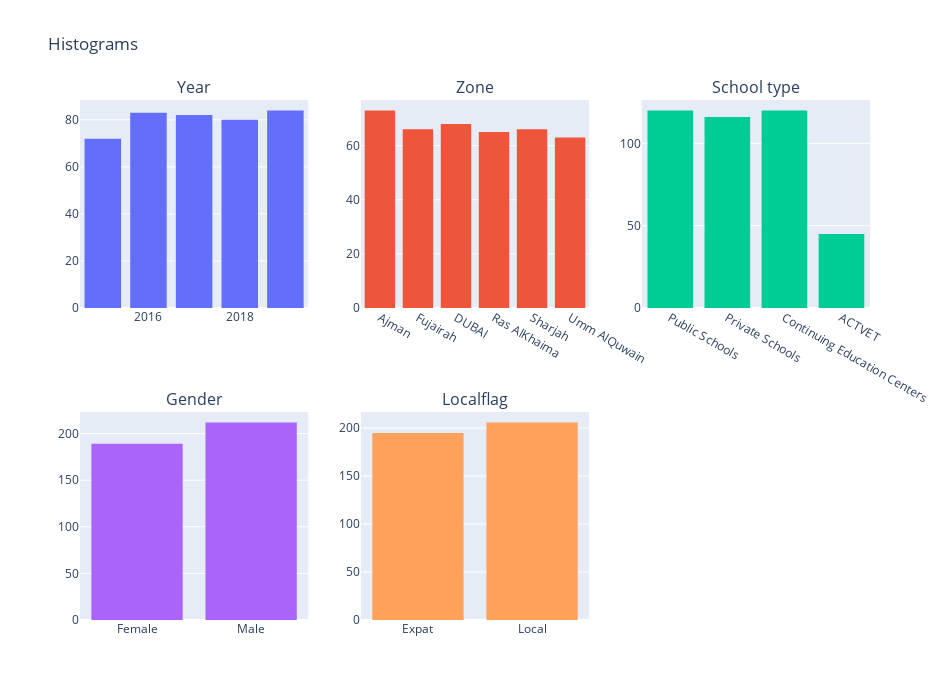

This figure's notebook cell:
### Markdown cell above
**Histogram of Numeric Varients**

### Code cell
fig = make_subplots(rows=2, cols=3, vertical_spacing=0.2,subplot_titles=['Year', 'Zone', 'School type', 'Gender', 'Localflag'])
trace1=go.Histogram(x=df['Year'])
fig.add_trace(trace1, row=1, col=1)
trace2=go.Histogram(x=df['Zone'])
fig.add_trace(trace2, row=1, col=2)
trace3=go.Histogram(x=df['School_Type'])
fig.add_trace(trace3, row=1, col=3)
trace4=go.Histogram(x=df['Gender'])
fig.add_trace(trace4, row=2, col=1)
trace5=go.Histogram(x=df['LocalFlag'])
fig.add_trace(trace5, row=2, col=2)
fig.update_layout(title=' Histograms', bargap=0.2 , height=700, width=950, showlegend=False)
fig.show()

### Figure 1 — Plotly figure (JSON) as saved in the notebook; plotly's stock layout.template omitted (floating-point values rounded to 4 significant figures; data arrays with more than 128 entries replaced by an {"elided": "..."} marker saying what was removed)
{"data": [{"type": "histogram", "x": {"elided": "401 int values"}, "xaxis": "x", "yaxis": "y"}, {"type": "histogram", "x": {"elided": "401 str values"}, "xaxis": "x2", "yaxis": "y2"}, {"type": "histogram", "x": {"elided": "401 str values"}, "xaxis": "x3", "yaxis": "y3"}, {"type": "histogram", "x": {"elided": "401 str values"}, "xaxis": "x4", "yaxis": "y4"}, {"type": "histogram", "x": {"elided": "401 str values"}, "xaxis": "x5", "yaxis": "y5"}], "layout": {"annotations": [{"font": {"size": 16}, "showarrow": false, "text": "Year", "x": 0.1444, "xanchor": "center", "xref": "paper", "y": 1, "yanchor": "bottom", "yref": "paper"}, {"font": {"size": 16}, "showarrow": false, "text": "Zone", "x": 0.5, "xanchor": "center", "xref": "paper", "y": 1, "yanchor": "bottom", "yref": "paper"}, {"font": {"size": 16}, "showarrow": false, "text": "School type", "x": 0.8556, "xanchor": "center", "xref": "paper", "y": 1, "yanchor": "bottom", "yref": "paper"}, {"font": {"size": 16}, "showarrow": false, "text": "Gender", "x": 0.1444, "xanchor": "center", "xref": "paper", "y": 0.4, "yanchor": "bottom", "yref": "paper"}, {"font": {"size": 16}, "showarrow": false, "text": "Localflag", "x": 0.5, "xanchor": "center", "xref": "paper", "y": 0.4, "yanchor": "bottom", "yref": "paper"}], "bargap": 0.2, "height": 700, "showlegend": false, "title": {"text": " Histograms"}, "width": 950, "xaxis": {"anchor": "y", "domain": [0, 0.2889]}, "xaxis2": {"anchor": "y2", "domain": [0.3556, 0.6444]}, "xaxis3": {"anchor": "y3", "domain": [0.7111, 1]}, "xaxis4": {"anchor": "y4", "domain": [0, 0.2889]}, "xaxis5": {"anchor": "y5", "domain": [0.3556, 0.6444]}, "xaxis6": {"anchor": "y6", "domain": [0.7111, 1]}, "yaxis": {"anchor": "x", "domain": [0.6, 1]}, "yaxis2": {"anchor": "x2", "domain": [0.6, 1]}, "yaxis3": {"anchor": "x3", "domain": [0.6, 1]}, "yaxis4": {"anchor": "x4", "domain": [0, 0.4]}, "yaxis5": {"anchor": "x5", "domain": [0, 0.4]}, "yaxis6": {"anchor": "x6", "domain": [0, 0.4]}}}
